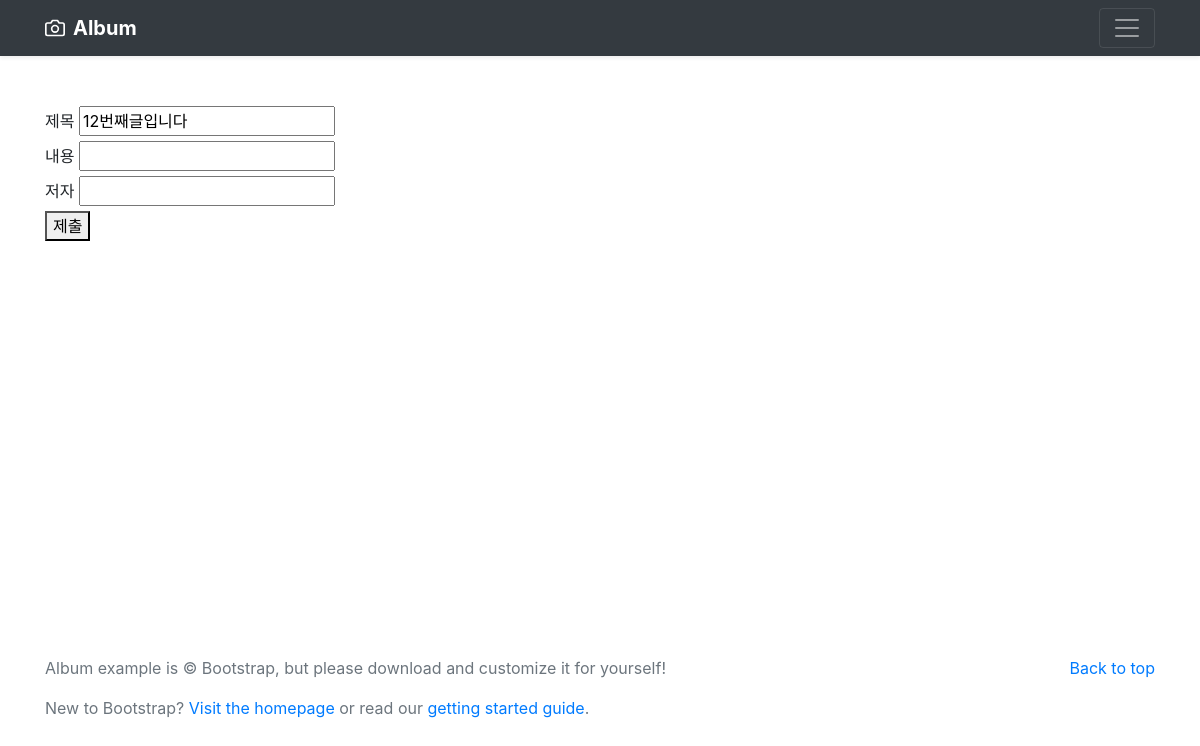
/article_update/12, run on an earlier commit of the app's database.
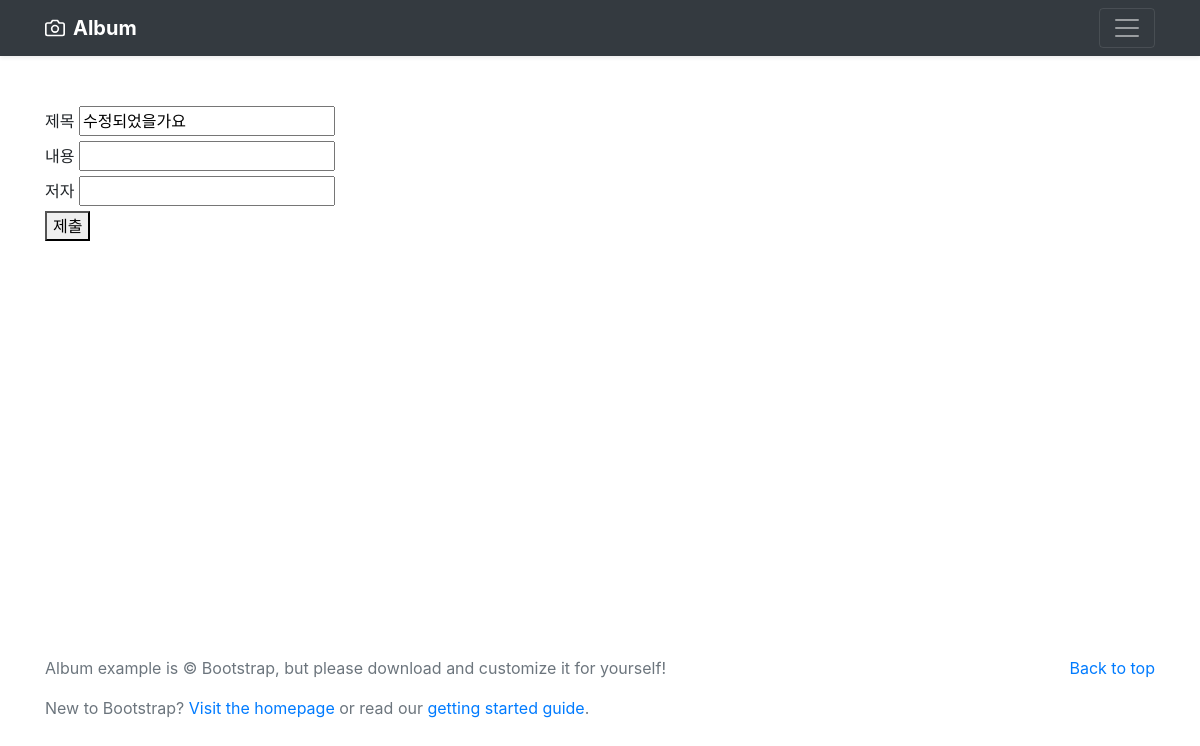
And on a later commit of the database.
### core/models.py (models this page shows, shortened)
class Article(models.Model):
    title = models.CharField(max_length=30, verbose_name='제목')
    contents = models.TextField(verbose_name='내용')
    author = models.TextField(verbose_name='저자')
    created_at = models.DateTimeField(auto_now_add=True)
    updated_at = models.DateTimeField(auto_now=True)

### core/views.py (the view)
# urls.py: path('article_update/<int:pk>', views.article_update, name='article_update'),
def article_update(request, pk):
    if request.method == 'POST':
        article = get_object_or_404(Article, pk=pk)
        article.title = request.POST['title']
        article.contents = request.POST['contents']
        article.author = request.POST['author']
        article.save()
        return redirect(reverse('core:article_detail',
                                kwargs={'pk': article.pk}))
    elif request.method =='GET':
        article = get_object_or_404(Article, pk=pk)
        return render(request, 'core/article_create.html',{"article":article})

### core/templates/core/article_create.html (shortened to what this page needs)
{% extends 'base.html' %}
{% block content %}
  <form method="post">
    <label>제목</label>
    <input name="title" {% if article %}value="{{ article.title}}{% endif %}"><br/>
    <label>내용</label>
    <input name="contents"><br/>
    <label>저자</label>
    <input name="author"><br/>
    <button type="submit">제출</button>
  </form>
{% endblock %}

What changed in the data, as far as the page shows it:
changed Article: title "12번째글입니다" → "수정되었을가요"
